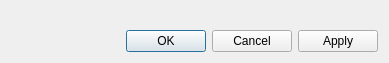
<?xml version="1.0" encoding="UTF-8"?>
<ui version="4.0">
 <class>Post2dWindowGridShapeDataItem_PropertyDialog</class>
 <widget class="QDialog" name="Post2dWindowGridShapeDataItem_PropertyDialog">
  <property name="geometry">
   <rect>
    <x>0</x>
    <y>0</y>
    <width>389</width>
    <height>63</height>
   </rect>
  </property>
  <property name="windowTitle">
   <string>Grid Shape Display Setting</string>
  </property>
  <layout class="QVBoxLayout" name="verticalLayout">
   <item>
    <widget class="GridShapeSettingEditWidget" name="shapeEditWidget" native="true"/>
   </item>
   <item>
    <spacer name="verticalSpacer">
     <property name="orientation">
      <enum>Qt::Vertical</enum>
     </property>
     <property name="sizeHint" stdset="0">
      <size>
       <width>20</width>
       <height>1</height>
      </size>
     </property>
    </spacer>
   </item>
   <item>
    <widget class="QDialogButtonBox" name="buttonBox">
     <property name="orientation">
      <enum>Qt::Horizontal</enum>
     </property>
     <property name="standardButtons">
      <set>QDialogButtonBox::Apply|QDialogButtonBox::Cancel|QDialogButtonBox::Ok</set>
     </property>
    </widget>
   </item>
  </layout>
 </widget>
 <customwidgets>
  <customwidget>
   <class>GridShapeSettingEditWidget</class>
   <extends>QWidget</extends>
   <header>guibase/gridshape/gridshapesettingeditwidget.h</header>
   <container>1</container>
  </customwidget>
 </customwidgets>
 <resources/>
 <connections>
  <connection>
   <sender>buttonBox</sender>
   <signal>accepted()</signal>
   <receiver>Post2dWindowGridShapeDataItem_PropertyDialog</receiver>
   <slot>accept()</slot>
   <hints>
    <hint type="sourcelabel">
     <x>248</x>
     <y>254</y>
    </hint>
    <hint type="destinationlabel">
     <x>157</x>
     <y>274</y>
    </hint>
   </hints>
  </connection>
  <connection>
   <sender>buttonBox</sender>
   <signal>rejected()</signal>
   <receiver>Post2dWindowGridShapeDataItem_PropertyDialog</receiver>
   <slot>reject()</slot>
   <hints>
    <hint type="sourcelabel">
     <x>316</x>
     <y>260</y>
    </hint>
    <hint type="destinationlabel">
     <x>286</x>
     <y>274</y>
    </hint>
   </hints>
  </connection>
 </connections>
</ui>
